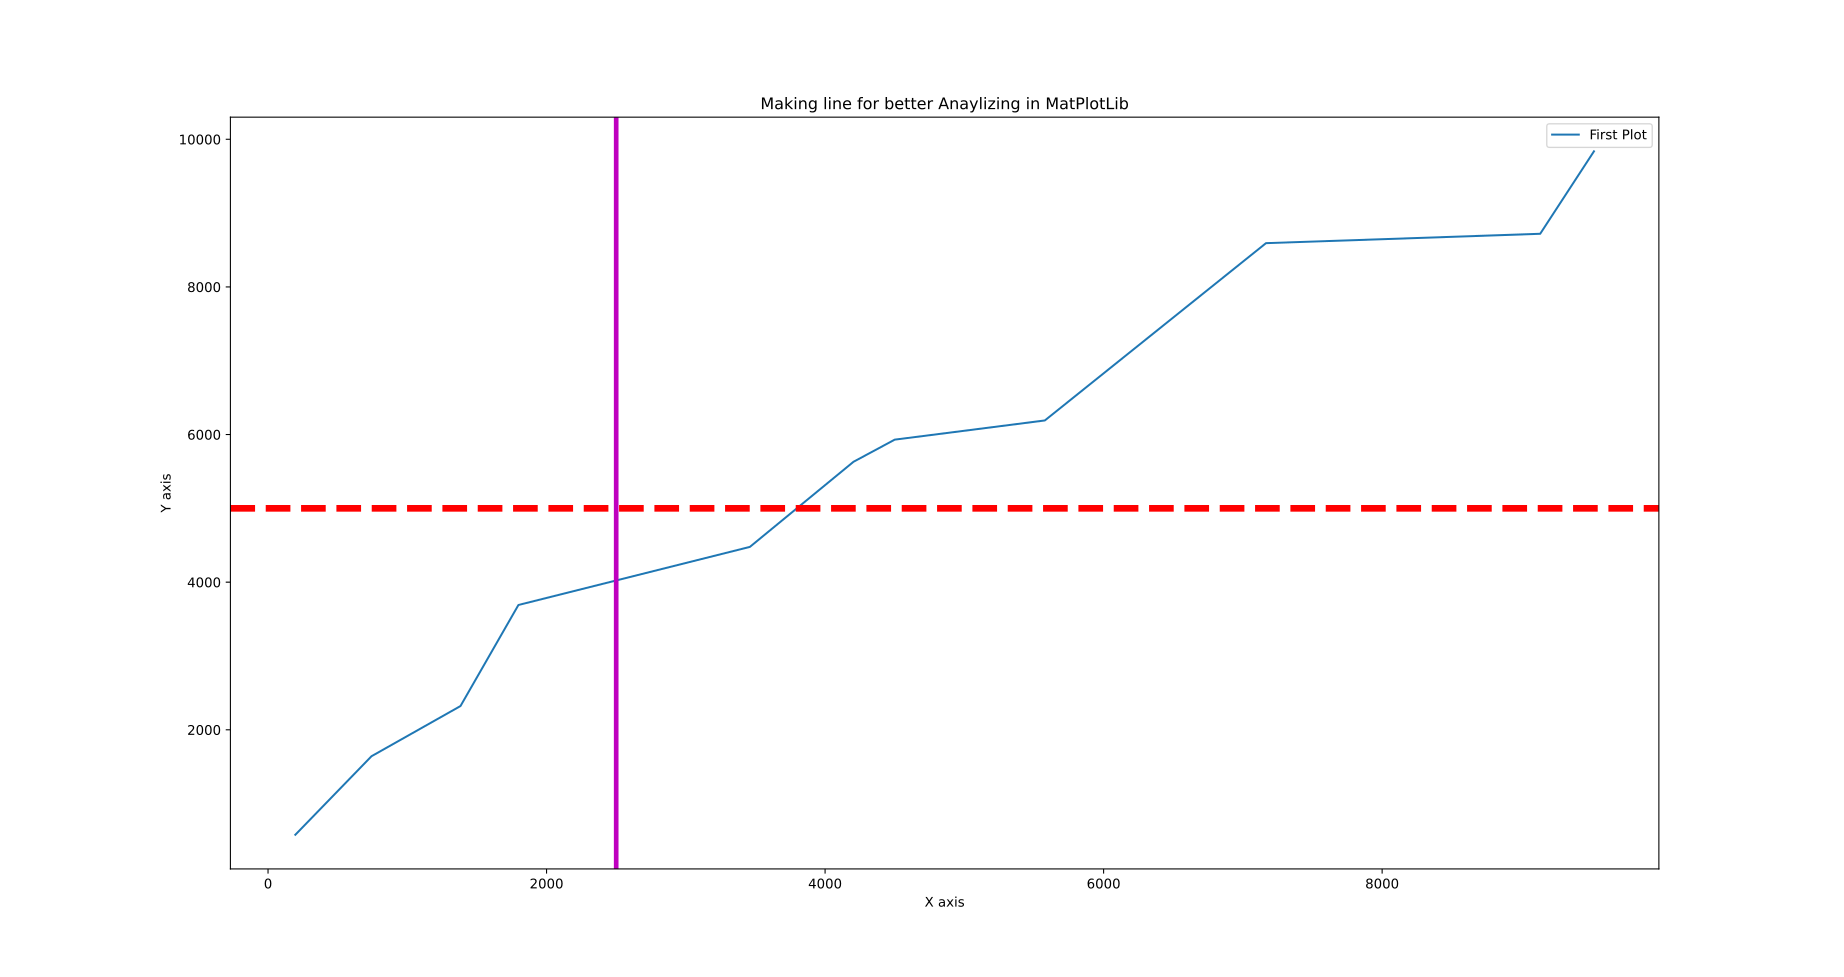

Here is the Python script that generated this plot:
# Date 17-06-2021

import matplotlib.pyplot as plt

x = [743, 5578, 9135,  196, 9521,  4500, 1382, 1798,  4204, 3460, 7166]
y = [4478, 1642, 5931, 9837, 5631, 2322, 3691, 8593, 8720, 6191,  578]


x.sort()
y.sort()


plt.plot(x, y, label='First Plot')
plt.xlabel('X axis')
plt.ylabel('Y axis')
plt.title('Making line for better Anaylizing in MatPlotLib')
plt.axhline(5000, color='r', linewidth=5, linestyle='--')
plt.axvline(2500, color='m', linewidth=3.5, linestyle='-')
plt.legend()
plt.show()
